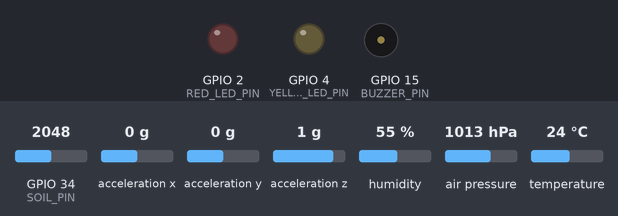
Bench run of a sketch on a simulated ESP32. Shown: output pins drawn as LEDs (lit = HIGH), buzzer (waves = sounding, pin HIGH). Wiring (inferred from the names in the program): MPU-6050 motion sensor at I2C address 0x68. The test bench sets the inputs (shaded band); at power-on: acceleration x 0 g, GPIO 34 (SOIL_PIN) = 2048, acceleration y 0 g, acceleration z 1 g, humidity 55 %, air pressure 1013 hPa, temperature 24 °C. The local clock reads 2024-03-15 10:24:30 at power-on unless the sketch sets it; nothing arrives over Bluetooth unless stated; what the sketch prints to the serial monitor is not drawn.

Above: at 1.7 s.
1.8 s: acceleration x set to -0.3 g
6.1 s: acceleration x set to -0.6 g
At 10.2 s:
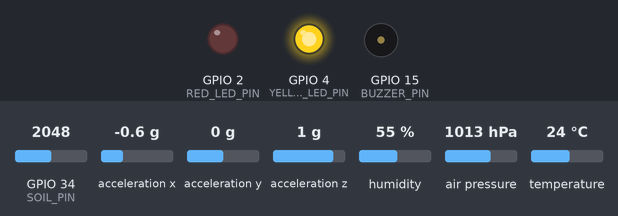
10.5 s: GPIO 34 (SOIL_PIN) set to 1477
14.8 s: GPIO 34 (SOIL_PIN) set to 1357
At 15.5 s:
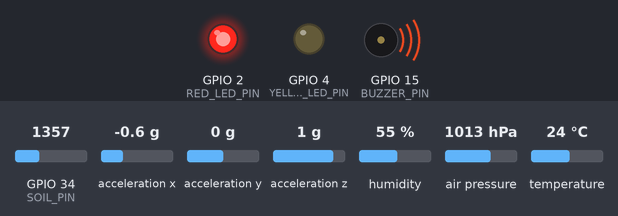
Timing chart, 0 to 17.8 s (numbered marks = the images above; inputs shaded):
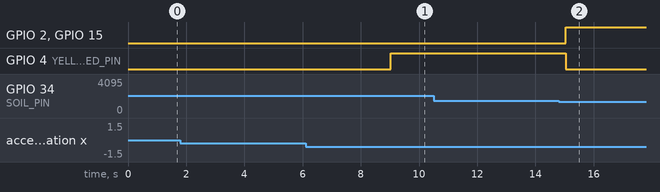

Measured:
- the behaviour switches between -0.4 and -0.5 g on acceleration x (found by bisection; images 0 and 1)
- the behaviour switches between 1424 and 1423 on GPIO 34 (SOIL_PIN) (found by bisection; images 1 and 2)
- after the input at 1.8 s, every drawn part: stays the same
- after the input at 6.1 s, GPIO 4 (YELLOW_LED_PIN): LOW → HIGH after 2.9 s
- after the input at 10.5 s, every drawn part: stays the same
- after the input at 14.8 s, GPIO 2 (RED_LED_PIN), GPIO 15 (BUZZER_PIN): LOW → HIGH after 0.25 s; GPIO 4 (YELLOW_LED_PIN): HIGH → LOW after 0.25 s

The sketch:

esp32_sensor_bluetooth.ino
```cpp
/*
 * ESP32 Landslide Detection - Bluetooth Sensor Module
 * Based on your working code + Bluetooth transmission
 *
 * Sensors Connected:
 * - BME280 (Temperature, Humidity & Pressure) - I2C (SDA=21, SCL=22)
 * - Capacitive Soil Moisture - Pin 34 (ADC)
 * - MPU6050 (Motion/Vibration) - I2C (SDA=21, SCL=22)
 * - RTC DS3231 (Real-Time Clock) - I2C (SDA=21, SCL=22)
 * - LED - Pin 2 (Alert indicator)
 * - Buzzer - Pin 15 (Alert sound)
 *
 * Sends JSON data via Bluetooth Serial to Dashboard
 */

#include <BluetoothSerial.h>
#include <Wire.h>
#include "RTClib.h"
#include <Adafruit_BME280.h>
#include <ArduinoJson.h>

// ----- BME280 -----
#define BME280_ADDRESS 0x76  // Default I2C address (try 0x77 if this doesn't work)
Adafruit_BME280 bme;

// ----- Soil Moisture -----
#define SOIL_PIN 34
const int dryValue = 2800;  // Your dry air calibration
const int wetValue = 1100;  // Your wet soil calibration

// ----- MPU6050 -----
#define MPU_ADDR 0x68

// ----- LED & Buzzer -----
#define RED_LED_PIN 2       // Red LED for landslide detection
#define YELLOW_LED_PIN 4    // Yellow LED for abnormal parameters
#define BUZZER_PIN 15

// ----- RTC -----
RTC_DS3231 rtc;
bool rtcOK = false;

// ----- Bluetooth -----
BluetoothSerial SerialBT;
const char* DEVICE_NAME = "ESP32-LANDSLIDE-001";
const unsigned long SEND_INTERVAL = 3000; // Send data every 3 seconds (same as your loop delay)
unsigned long lastSendTime = 0;

void enableRTCoscillator() {
  Wire.beginTransmission(0x68);
  Wire.write(0x0E);   // Control register
  Wire.write(0x00);   // Enable oscillator, disable SQW
  Wire.endTransmission();
}

void setup() {
  Serial.begin(115200);
  Wire.begin(21, 22);
  delay(500);

  Serial.println("\n=== Initializing System ===");

  // Initialize Bluetooth
  SerialBT.begin(DEVICE_NAME);
  Serial.print("📡 Bluetooth Device: ");
  Serial.println(DEVICE_NAME);
  Serial.println("Waiting for connection...");

  // Initialize BME280
  if (!bme.begin(BME280_ADDRESS)) {
    Serial.println("❌ BME280 not found! Check wiring or try address 0x77");
  } else {
    Serial.println("✅ BME280 initialized");
  }

  // Initialize MPU6050
  Wire.beginTransmission(MPU_ADDR);
  Wire.write(0x6B); // PWR_MGMT_1
  Wire.write(0);    // Wake up
  Wire.endTransmission(true);
  Serial.println("✅ MPU6050 initialized");

  // Initialize RTC
  if (!rtc.begin()) {
    Serial.println("❌ RTC not found!");
  } else {
    enableRTCoscillator();
    rtcOK = true;
    Serial.println("✅ RTC initialized");
  }

  // Uncomment ONCE to sync time to system compile time
  // rtc.adjust(DateTime(F(__DATE__), F(__TIME__)));

  // Initialize LEDs & Buzzer
  pinMode(RED_LED_PIN, OUTPUT);
  pinMode(YELLOW_LED_PIN, OUTPUT);
  pinMode(BUZZER_PIN, OUTPUT);
  digitalWrite(RED_LED_PIN, LOW);
  digitalWrite(YELLOW_LED_PIN, LOW);
  digitalWrite(BUZZER_PIN, LOW);
  Serial.println("✅ Red LED, Yellow LED & Buzzer initialized");

  Serial.println("\n🚀 System Ready! Sending data...\n");
}

void loop() {
  unsigned long currentTime = millis();

  // Send data at specified interval (3 seconds, same as your delay)
  if (currentTime - lastSendTime >= SEND_INTERVAL) {
    readAndSendSensorData();
    lastSendTime = currentTime;
  }

  delay(10);
}

void readAndSendSensorData() {
  Serial.println("\n--- Sensor Readings ---");

  // --- RTC ---
  DateTime now;
  char timestamp[32] = "2025-01-01T00:00:00";  // Default if RTC fails

  if (rtcOK) {
    now = rtc.now();
    if (now.year() < 2020) {
      enableRTCoscillator();
      Serial.println("⚠️ RTC time invalid, re-enabling oscillator...");
    } else {
      Serial.print("⏰ Time: ");
      Serial.print(now.year()); Serial.print("-");
      Serial.print(now.month()); Serial.print("-");
      Serial.print(now.day()); Serial.print(" ");
      Serial.print(now.hour()); Serial.print(":");
      Serial.print(now.minute()); Serial.print(":");
      Serial.println(now.second());

      // Format timestamp for JSON
      sprintf(timestamp, "%04d-%02d-%02dT%02d:%02d:%02d",
              now.year(), now.month(), now.day(),
              now.hour(), now.minute(), now.second());
    }
  }

  // --- BME280 ---
  float temp = bme.readTemperature();
  float hum = bme.readHumidity();
  float pressure = bme.readPressure() / 100.0F;  // Convert Pa to hPa (millibars)

  if (isnan(temp) || isnan(hum) || isnan(pressure)) {
    Serial.println("❌ Failed to read BME280!");
    temp = 25.0;       // Default value
    hum = 50.0;        // Default value
    pressure = 1013.25; // Default sea-level pressure
  } else {
    Serial.print("🌡️ Temperature: "); Serial.print(temp); Serial.print(" °C, ");
    Serial.print("Humidity: "); Serial.print(hum); Serial.print(" %, ");
    Serial.print("Pressure: "); Serial.print(pressure); Serial.println(" hPa");
  }

  // --- Soil Moisture ---
  int soilRaw = analogRead(SOIL_PIN);
  int soilPercent = map(soilRaw, dryValue, wetValue, 0, 100);
  soilPercent = constrain(soilPercent, 0, 100);
  Serial.print("💧 Soil Raw: "); Serial.print(soilRaw);
  Serial.print(" -> Moisture: "); Serial.print(soilPercent);
  Serial.println(" %");

  // --- MPU6050 ---
  Wire.beginTransmission(MPU_ADDR);
  Wire.write(0x3B); // ACCEL_XOUT_H
  Wire.endTransmission(false);
  Wire.requestFrom(MPU_ADDR, 6, true);

  int16_t ax = 0, ay = 0, az = 0;
  if (Wire.available() == 6) {
    ax = Wire.read() << 8 | Wire.read();
    ay = Wire.read() << 8 | Wire.read();
    az = Wire.read() << 8 | Wire.read();
    Serial.print("📈 Accel X: "); Serial.print(ax);
    Serial.print(" | Y: "); Serial.print(ay);
    Serial.print(" | Z: "); Serial.println(az);
  } else {
    Serial.println("❌ MPU6050 read error!");
  }

  // --- Detection Logic ---
  bool landslideAlert = false;     // Critical landslide detection
  bool abnormalWarning = false;    // Any parameter abnormal
  String alertReason = "";

  // Check individual parameters for abnormal values (Yellow LED)
  if (temp > 45 || temp < 0) {
    abnormalWarning = true;
    alertReason += "Abnormal temperature! ";
    Serial.println("⚠️ Abnormal temperature detected!");
  }

  if (hum > 95) {
    abnormalWarning = true;
    alertReason += "Extreme humidity! ";
    Serial.println("⚠️ Extreme humidity detected!");
  }

  if (pressure < 950 || pressure > 1050) {
    abnormalWarning = true;
    alertReason += "Abnormal pressure! ";
    Serial.println("⚠️ Abnormal pressure detected!");
  }

  if (soilPercent > 80) {  // Critical soil moisture
    abnormalWarning = true;
    alertReason += "High soil moisture! ";
    Serial.println("⚠️ High soil moisture detected!");
  }

  // Motion detection - Properly calibrated threshold
  // At rest: ax ≈ 0, ay ≈ 0, az ≈ 16384 (1g gravity)
  // Using 8000 threshold (~0.5g) to detect significant movement/shaking
  bool motionDetected = false;
  if (abs(ax) > 8000 || abs(ay) > 8000 || abs(az - 16384) > 8000) {
    motionDetected = true;
    abnormalWarning = true;
    alertReason += "Sudden tilt/vibration! ";
    Serial.println("⚠️ Sudden tilt/vibration detected!");
    Serial.print("   Motion values: X="); Serial.print(ax);
    Serial.print(" Y="); Serial.print(ay);
    Serial.print(" Z="); Serial.println(az);
  }

  // LANDSLIDE DETECTION: High soil moisture + Motion detected
  if (soilPercent > 80 && motionDetected) {
    landslideAlert = true;
    alertReason = "LANDSLIDE RISK: High moisture + Ground movement! ";
    Serial.println("🚨🚨🚨 CRITICAL: LANDSLIDE RISK DETECTED! 🚨🚨🚨");
  }

  // Control LEDs and Buzzer based on detection level
  if (landslideAlert) {
    // CRITICAL: Red LED + Buzzer
    digitalWrite(RED_LED_PIN, HIGH);
    digitalWrite(YELLOW_LED_PIN, LOW);
    digitalWrite(BUZZER_PIN, HIGH);
    Serial.println("🚨 RED ALERT: Landslide Risk - Buzzer Active!");
  } else if (abnormalWarning) {
    // WARNING: Yellow LED only (no buzzer)
    digitalWrite(RED_LED_PIN, LOW);
    digitalWrite(YELLOW_LED_PIN, HIGH);
    digitalWrite(BUZZER_PIN, LOW);
    Serial.println("⚠️ YELLOW WARNING: Abnormal Parameter Detected!");
  } else {
    // NORMAL: All off
    digitalWrite(RED_LED_PIN, LOW);
    digitalWrite(YELLOW_LED_PIN, LOW);
    digitalWrite(BUZZER_PIN, LOW);
    Serial.println("✅ Normal Conditions");
  }

  // --- Build JSON for Dashboard ---
  StaticJsonDocument<512> doc;

  doc["deviceId"] = DEVICE_NAME;
  doc["temperature"] = temp;
  doc["humidity"] = hum;
  doc["pressure"] = pressure;         // Real pressure from BME280
  doc["co2"] = 400;                   // Default (no sensor)
  doc["light"] = 500;                 // Default (no sensor)
  doc["soilMoisture"] = soilPercent;      // Your working sensor!
  doc["motion"] = motionDetected;         // Boolean true/false
  // Don't send bad RTC timestamp - let dashboard use system time
  // doc["timestamp"] = timestamp;
  doc["alert"] = landslideAlert;          // Critical landslide alert
  doc["warning"] = abnormalWarning;       // Abnormal parameter warning
  doc["alertReason"] = alertReason;       // Why alert/warning triggered

  // Add raw accelerometer data
  JsonObject accel = doc.createNestedObject("accelerometer");
  accel["x"] = ax;
  accel["y"] = ay;
  accel["z"] = az;

  // Serialize and send via Bluetooth AND USB Serial
  String jsonString;
  serializeJson(doc, jsonString);

  // Send to Bluetooth
  SerialBT.println(jsonString);

  // Send to USB Serial (for USB connection)
  Serial.println(jsonString);

  Serial.println("------------------------");
}
```
